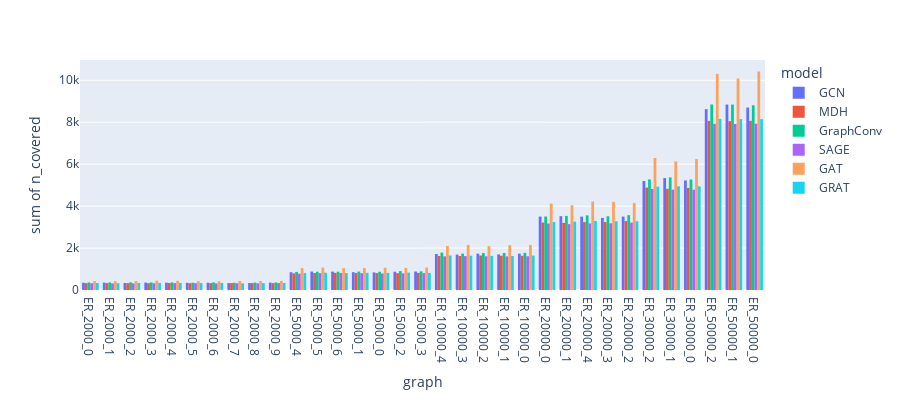

The cell this chart's notebook holds for it:
### Code cell
fig = px.histogram(Full, x="graph", y="n_covered",
             color='model', barmode='group',
             height=400)
fig.show()

### Figure 1 — Plotly figure (JSON) as saved in the notebook; plotly's stock layout.template omitted (floating-point values rounded to 4 significant figures)
{"data": [{"alignmentgroup": "True", "bingroup": "x", "histfunc": "sum", "hovertemplate": "model=GCN<br>graph=%{x}<br>sum of n_covered=%{y}<extra></extra>", "legendgroup": "GCN", "marker": {"color": "#636efa"}, "name": "GCN", "offsetgroup": "GCN", "orientation": "v", "showlegend": true, "type": "histogram", "x": ["ER_2000_0", "ER_2000_1", "ER_2000_2", "ER_2000_3", "ER_2000_4", "ER_2000_5", "ER_2000_6", "ER_2000_7", "ER_2000_8", "ER_2000_9", "ER_5000_4", "ER_5000_5", "ER_5000_6", "ER_5000_1", "ER_5000_0", "ER_5000_2", "ER_5000_3", "ER_10000_4", "ER_10000_3", "ER_10000_2", "ER_10000_1", "ER_10000_0", "ER_20000_0", "ER_20000_1", "ER_20000_4", "ER_20000_3", "ER_20000_2", "ER_30000_2", "ER_30000_1", "ER_30000_0", "ER_50000_2", "ER_50000_1", "ER_50000_0"], "xaxis": "x", "y": [345, 352, 333, 354, 350, 342, 346, 330, 332, 351, 847, 879, 878, 849, 839, 871, 882, 1716, 1686, 1733, 1697, 1733, 3501, 3522, 3499, 3438, 3499, 5199, 5337, 5224, 8625, 8841, 8700], "yaxis": "y"}, {"alignmentgroup": "True", "bingroup": "x", "histfunc": "sum", "hovertemplate": "model=MDH<br>graph=%{x}<br>sum of n_covered=%{y}<extra></extra>", "legendgroup": "MDH", "marker": {"color": "#EF553B"}, "name": "MDH", "offsetgroup": "MDH", "orientation": "v", "showlegend": true, "type": "histogram", "x": ["ER_2000_8", "ER_2000_7", "ER_2000_6", "ER_2000_5", "ER_2000_4", "ER_2000_3", "ER_2000_2", "ER_2000_1", "ER_2000_0", "ER_2000_9", "ER_5000_6", "ER_5000_5", "ER_5000_4", "ER_5000_3", "ER_5000_2", "ER_5000_1", "ER_5000_0", "ER_10000_0", "ER_10000_4", "ER_10000_3", "ER_10000_2", "ER_10000_1", "ER_20000_3", "ER_20000_2", "ER_20000_1", "ER_20000_0", "ER_20000_4", "ER_30000_0", "ER_30000_1", "ER_30000_2", "ER_50000_2", "ER_50000_0", "ER_50000_1"], "xaxis": "x", "y": [329, 331, 325, 325, 332, 326, 326, 329, 326, 328, 817, 812, 795, 816, 800, 811, 806, 1632, 1624, 1623, 1643, 1635, 3241, 3285, 3201, 3216, 3237, 4868, 4825, 4881, 8063, 8067, 8052], "yaxis": "y"}, {"alignmentgroup": "True", "bingroup": "x", "histfunc": "sum", "hovertemplate": "model=GraphConv<br>graph=%{x}<br>sum of n_covered=%{y}<extra></extra>", "legendgroup": "GraphConv", "marker": {"color": "#00cc96"}, "name": "GraphConv", "offsetgroup": "GraphConv", "orientation": "v", "showlegend": true, "type": "histogram", "x": ["ER_2000_9", "ER_2000_5", "ER_2000_6", "ER_2000_7", "ER_2000_8", "ER_2000_3", "ER_2000_2", "ER_2000_1", "ER_2000_0", "ER_2000_4", "ER_5000_2", "ER_5000_5", "ER_5000_4", "ER_5000_1", "ER_5000_3", "ER_5000_6", "ER_5000_0", "ER_10000_0", "ER_10000_4", "ER_10000_3", "ER_10000_2", "ER_10000_1", "ER_20000_4", "ER_20000_3", "ER_20000_2", "ER_20000_1", "ER_20000_0", "ER_30000_2", "ER_30000_1", "ER_30000_0", "ER_50000_2", "ER_50000_1", "ER_50000_0"], "xaxis": "x", "y": [359, 346, 362, 346, 354, 363, 364, 361, 358, 361, 900, 872, 863, 881, 888, 875, 869, 1772, 1783, 1736, 1762, 1764, 3559, 3517, 3566, 3532, 3505, 5270, 5370, 5268, 8845, 8841, 8808], "yaxis": "y"}, {"alignmentgroup": "True", "bingroup": "x", "histfunc": "sum", "hovertemplate": "model=SAGE<br>graph=%{x}<br>sum of n_covered=%{y}<extra></extra>", "legendgroup": "SAGE", "marker": {"color": "#ab63fa"}, "name": "SAGE", "offsetgroup": "SAGE", "orientation": "v", "showlegend": true, "type": "histogram", "x": ["ER_2000_0", "ER_2000_1", "ER_2000_2", "ER_2000_3", "ER_2000_9", "ER_2000_8", "ER_2000_7", "ER_2000_6", "ER_2000_5", "ER_2000_4", "ER_5000_1", "ER_5000_6", "ER_5000_5", "ER_5000_4", "ER_5000_3", "ER_5000_2", "ER_5000_0", "ER_10000_0", "ER_10000_2", "ER_10000_3", "ER_10000_1", "ER_10000_4", "ER_20000_0", "ER_20000_1", "ER_20000_2", "ER_20000_4", "ER_20000_3", "ER_30000_0", "ER_30000_1", "ER_30000_2", "ER_50000_0", "ER_50000_1", "ER_50000_2"], "xaxis": "x", "y": [320, 315, 319, 324, 331, 316, 322, 315, 325, 328, 802, 809, 805, 777, 805, 792, 788, 1607, 1607, 1616, 1603, 1603, 3171, 3139, 3215, 3174, 3180, 4785, 4786, 4819, 7928, 7914, 7923], "yaxis": "y"}, {"alignmentgroup": "True", "bingroup": "x", "histfunc": "sum", "hovertemplate": "model=GAT<br>graph=%{x}<br>sum of n_covered=%{y}<extra></extra>", "legendgroup": "GAT", "marker": {"color": "#FFA15A"}, "name": "GAT", "offsetgroup": "GAT", "orientation": "v", "showlegend": true, "type": "histogram", "x": ["ER_2000_3", "ER_2000_0", "ER_2000_1", "ER_2000_2", "ER_2000_4", "ER_2000_5", "ER_2000_6", "ER_2000_8", "ER_2000_9", "ER_2000_7", "ER_5000_0", "ER_5000_1", "ER_5000_2", "ER_5000_4", "ER_5000_5", "ER_5000_3", "ER_5000_6", "ER_10000_0", "ER_10000_1", "ER_10000_2", "ER_10000_3", "ER_10000_4", "ER_20000_4", "ER_20000_3", "ER_20000_2", "ER_20000_1", "ER_20000_0", "ER_30000_0", "ER_30000_1", "ER_30000_2", "ER_50000_1", "ER_50000_2", "ER_50000_0"], "xaxis": "x", "y": [443, 425, 423, 425, 436, 420, 413, 430, 436, 432, 1060, 1046, 1053, 1044, 1071, 1072, 1042, 2149, 2131, 2093, 2150, 2101, 4218, 4208, 4144, 4039, 4119, 6242, 6132, 6296, 10081, 10304, 10418], "yaxis": "y"}, {"alignmentgroup": "True", "bingroup": "x", "histfunc": "sum", "hovertemplate": "model=GRAT<br>graph=%{x}<br>sum of n_covered=%{y}<extra></extra>", "legendgroup": "GRAT", "marker": {"color": "#19d3f3"}, "name": "GRAT", "offsetgroup": "GRAT", "orientation": "v", "showlegend": true, "type": "histogram", "x": ["ER_2000_8", "ER_2000_7", "ER_2000_6", "ER_2000_9", "ER_2000_5", "ER_2000_4", "ER_2000_3", "ER_2000_2", "ER_2000_1", "ER_2000_0", "ER_5000_5", "ER_5000_4", "ER_5000_3", "ER_5000_2", "ER_5000_1", "ER_5000_0", "ER_5000_6", "ER_10000_4", "ER_10000_3", "ER_10000_2", "ER_10000_0", "ER_10000_1", "ER_20000_4", "ER_20000_3", "ER_20000_2", "ER_20000_1", "ER_20000_0", "ER_30000_1", "ER_30000_2", "ER_30000_0", "ER_50000_2", "ER_50000_0", "ER_50000_1"], "xaxis": "x", "y": [328, 320, 336, 336, 331, 337, 333, 336, 323, 332, 824, 806, 809, 828, 818, 817, 807, 1642, 1637, 1629, 1641, 1624, 3289, 3275, 3279, 3261, 3238, 4945, 4927, 4940, 8157, 8147, 8147], "yaxis": "y"}], "layout": {"barmode": "group", "height": 400, "legend": {"title": {"text": "model"}, "tracegroupgap": 0}, "margin": {"t": 60}, "xaxis": {"anchor": "y", "domain": [0, 1], "title": {"text": "graph"}}, "yaxis": {"anchor": "x", "domain": [0, 1], "title": {"text": "sum of n_covered"}}}}
